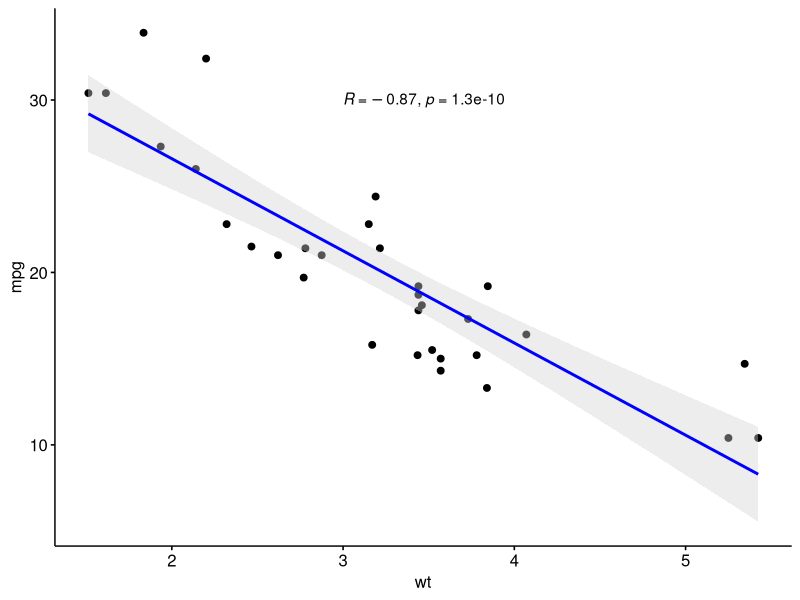
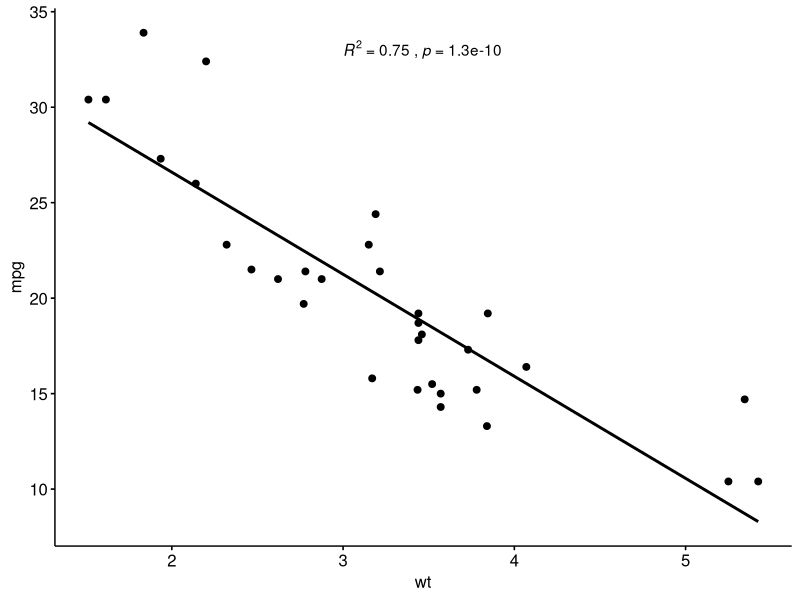
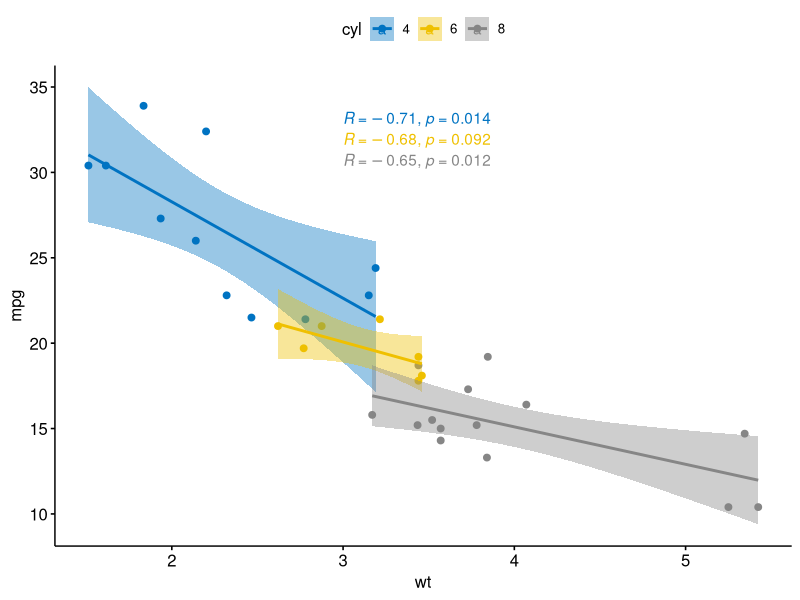

Reproduce these figures in R, in order.
library(ggpubr)


### Name: stat_cor
### Title: Add Correlation Coefficients with P-values to a Scatter Plot
### Aliases: stat_cor

### ** Examples

# Load data
data("mtcars")
df <- mtcars
df$cyl <- as.factor(df$cyl)

# Scatter plot with correlation coefficient
#:::::::::::::::::::::::::::::::::::::::::::::::::
sp <- ggscatter(df, x = "wt", y = "mpg",
   add = "reg.line",  # Add regressin line
   add.params = list(color = "blue", fill = "lightgray"), # Customize reg. line
   conf.int = TRUE # Add confidence interval
   )
# Add correlation coefficient
sp + stat_cor(method = "pearson", label.x = 3, label.y = 30)

# Use R2 instead of R
ggscatter(df, x = "wt", y = "mpg", add = "reg.line") +
 stat_cor(
   aes(label = paste(..rr.label.., ..p.label.., sep = "~`,`~")),
  label.x = 3
)

# Color by groups and facet
#::::::::::::::::::::::::::::::::::::::::::::::::::::
sp <- ggscatter(df, x = "wt", y = "mpg",
   color = "cyl", palette = "jco",
   add = "reg.line", conf.int = TRUE)
sp + stat_cor(aes(color = cyl), label.x = 3)
